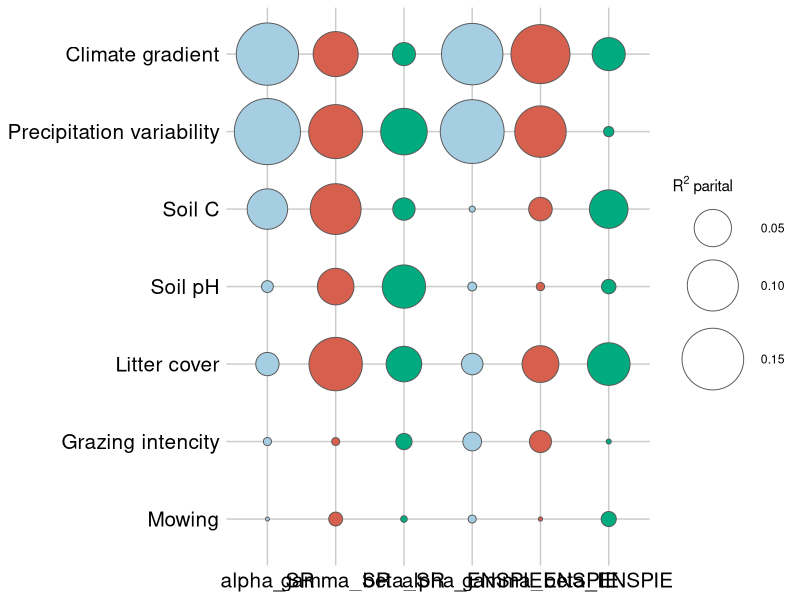
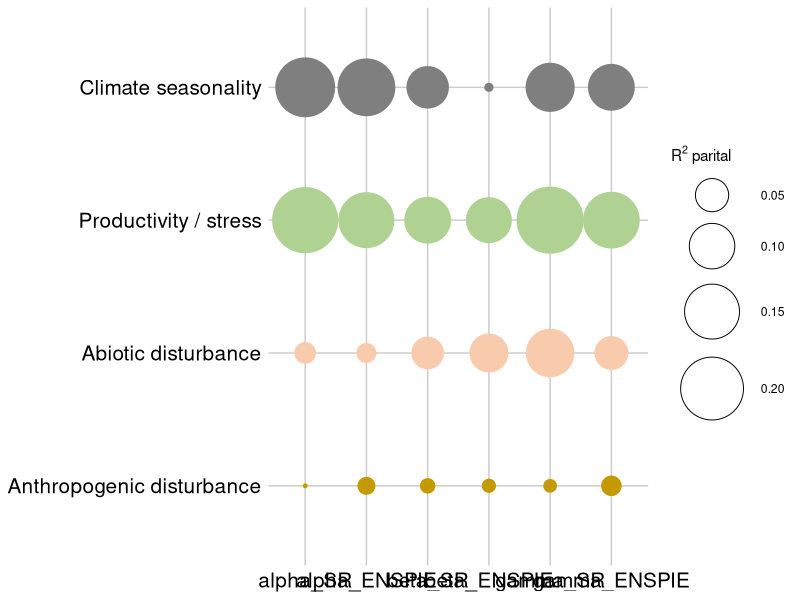

The R script that drew these images, in order:
# Purpose: summertime and visualize R2 
# Fig 3 b ----

# merge tables form the (G)LMMs outputs

library(tidyverse)

# partial R2

R2_alpha_SR <-read_csv ("results/R2_alpha_SR.csv") %>% select(Effect, Rsq) %>% rename(alpha_SR=Rsq)
R2_alpha_ENSPIE <-read_csv ("results/R2_alpha_ENSPIE.csv")  %>% select(Effect, Rsq)%>% rename(alpha_ENSPIE=Rsq)
R2_gamma_SR <-read_csv ("results/R2_gamma_SR.csv")  %>% select(Effect, Rsq)%>% rename(gamma_SR=Rsq)
R2_gamma_ENSPIE <-read_csv ("results/R2_gamma_ENSPIE.csv")  %>% select(Effect, Rsq)%>% rename(gamma_ENSPIE=Rsq)
R2_beta_SR <-read_csv ("results/R2_beta_SR.csv")  %>% select(Effect, Rsq)%>% rename(beta_SR=Rsq)
R2_beta_ENSPIE <-read_csv ("results/R2_beta_ENSPIE.csv")  %>% select(Effect, Rsq)%>% rename(beta_ENSPIE=Rsq)


R2_part_all <- R2_alpha_SR %>% 
  full_join(R2_alpha_ENSPIE, by="Effect") %>% 
  full_join(R2_gamma_SR, by="Effect") %>% 
  full_join(R2_gamma_ENSPIE, by="Effect") %>% 
  full_join(R2_beta_SR, by="Effect") %>% 
  full_join(R2_beta_ENSPIE, by="Effect") %>% 
  filter(!Effect=="Model") %>% 
  mutate(Effect = fct_relevel(Effect, c("poly(pca1_clima, 2)1",
                                        "poly(pca1_clima, 2)2",
                                        "poly(Prec_Varieb, 2)1",
                                        "poly(Prec_Varieb, 2)2",
                                        "poly(pH, 2)2",
                                        "poly(pH, 2)1",
                                        "pH",
                                        "poly(Corg_percent, 2)1",
                                        "poly(Corg_percent, 2)2",
                                        "Corg_percent",
                                        "poly(cover_litter, 2)1",
                                        "poly(cover_litter, 2)2",
                                        "grazing_intencity",
                                        "mowing1"
                                       ))) %>%
  arrange(Effect)%>%
  mutate(Driver=c("Climate gradient", 
                  "Climate gradient",
                  "Precipitation variability",
                  "Precipitation variability",
                  "Soil pH",
                  "Soil pH",
                  "Soil pH",
                  "Soil C",
                  "Soil C",
                  "Soil C",
                  "Litter cover",
                  "Litter cover",
                  "Grazing intencity",
                  "Mowing")) %>% 
  mutate(Driver_all=c("Productivity / stress", 
                      "Productivity / stress",
                      "Climate seasonality",
                      "Climate seasonality",
                      "Productivity / stress",
                      "Productivity / stress",
                      "Productivity / stress",
                      "Productivity / stress",
                      "Productivity / stress",
                      "Productivity / stress",
                      "Abiotic disturbance",
                      "Abiotic disturbance",
                      "Anthropogenic disturbance",
                      "Anthropogenic disturbance"))
 
  
  
R2_1 <- R2_part_all %>%  
  group_by(Driver) %>% 
  summarise(alpha_SR=sum(alpha_SR, na.rm=T), alpha_ENSPIE=sum(alpha_ENSPIE, na.rm=T),
         gamma_SR=sum(gamma_SR, na.rm=T), gamma_ENSPIE=sum(gamma_ENSPIE, na.rm=T),   
         beta_SR=sum(beta_SR, na.rm=T),beta_ENSPIE =sum(beta_ENSPIE, na.rm=T)) %>% 
  mutate(Driver = fct_relevel(Driver, c("Mowing",
                                        "Grazing intencity",
                                        "Litter cover",
                                        "Soil pH",
                                        "Soil C",
                                        "Precipitation variability", 
                                        "Climate gradient"
                                        ))) %>%
  arrange(Driver) %>% 
  pivot_longer(!Driver, names_to="Diversity", values_to = "R2") %>% 
  mutate(Diversity = fct_relevel(Diversity, c("alpha_SR",
                                              "gamma_SR",
                                              "beta_SR",
                                              "alpha_ENSPIE","gamma_ENSPIE",
                                              "beta_ENSPIE"))) 
  
R2_1

ggplot(R2_1, # %>% filter(Diversity=="alpha_SR" | Diversity=="gamma_SR" | Diversity=="beta_SR")
           aes(x = Diversity, 
           y = Driver,
           fill = Diversity,
           size = R2)) +
  geom_point(pch=21, colour = "#595959") +
  #  geom_text(aes(label = round(R2,2)),  colour = "black",  size = 5) +
  #scale_x_discrete(position = "top") +
  scale_size_continuous(range = c(1, 22)) + 
  scale_fill_manual(values = c("alpha_SR"= "#A6CEE3",
                               "alpha_ENSPIE"= "#A6CEE3",
                               "gamma_SR"= "#D6604D",
                               "gamma_ENSPIE" = "#D6604D",
                               "beta_SR"="#00AC7F",
                               "beta_ENSPIE" = "#00AC7F"))+ 
  
  #  scale_color_brewer(palette =  "Paired") +
  labs(x = NULL, y = NULL, size=R^2~parital) + 
  theme(legend.position = "right",
        legend.key = element_rect(colour = NA, fill = NA),
        panel.background = element_blank(),
        panel.grid = element_line(colour = "grey80"),
        axis.ticks = element_blank(),
        axis.text.y=element_text(colour = "black", size=15),
        axis.text.x=element_text(colour = "black", size=15))+  
  guides(color = "none", fill="none") # remove fill in a legend



## by Driver_all

R2_2 <- R2_part_all %>%  
  group_by(Driver_all) %>% 
  summarise(alpha_SR=sum(alpha_SR, na.rm=T), alpha_ENSPIE=sum(alpha_ENSPIE, na.rm=T),
            gamma_SR=sum(gamma_SR, na.rm=T), gamma_ENSPIE=sum(gamma_ENSPIE, na.rm=T),   
            beta_SR=sum(beta_SR, na.rm=T),beta_ENSPIE =sum(beta_ENSPIE, na.rm=T)) %>% 
  mutate(Driver_all = fct_relevel(Driver_all, c("Anthropogenic disturbance",
                                            "Abiotic disturbance",
                                           # "Environmental heterogeneity",
                                            "Productivity / stress"
  ))) %>%
  arrange(Driver_all) %>% 
  pivot_longer(!Driver_all, names_to="Diversity", values_to = "R2") %>% 
  mutate(Diversity = fct_relevel(Diversity, c("alpha_SR","alpha_ENSPIE",
                                              "beta_SR","beta_ENSPIE",
                                              "gamma_SR","gamma_ENSPIE"))) 

R2_2




ggplot(R2_2, aes(x = Diversity, 
                 y = Driver_all,
                 colour = Driver_all, fill = Driver_all,
                 size = R2)) +
  geom_point(pch=21) +
 # geom_text(aes(label = round(R2,2)),  colour = "black",  size = 5) +
 # scale_x_discrete(position = "top") +
  scale_size_continuous(range = c(1, 22)) + 
  scale_fill_manual(values = c("Anthropogenic disturbance" = "#C49A00",
                                   "Abiotic disturbance"= "#F8CBAD",
                                "Productivity / stress" = "#AFD191",
                                  "Environmental heterogeneity"="#A6CEE3"))+ 
  scale_colour_manual(values = c("Anthropogenic disturbance" = "#C49A00",
                               "Abiotic disturbance"= "#F8CBAD",
                               "Productivity / stress" = "#AFD191",
                               "Environmental heterogeneity"="#A6CEE3"))+ 
  #  scale_color_brewer(palette =  "Paired") +
  labs(x = NULL, y = NULL, size=R^2~parital) + 
  theme(legend.position = "right",
        legend.key = element_rect(colour = NA, fill = NA),
        panel.background = element_blank(),
        panel.grid = element_line(colour = "grey80"),
        axis.ticks = element_blank(),
        axis.text.y=element_text(colour = "black", size=15),
        axis.text.x=element_text(colour = "black", size=15))+  
  guides(color = "none", fill="none") # remove fill in a legend





